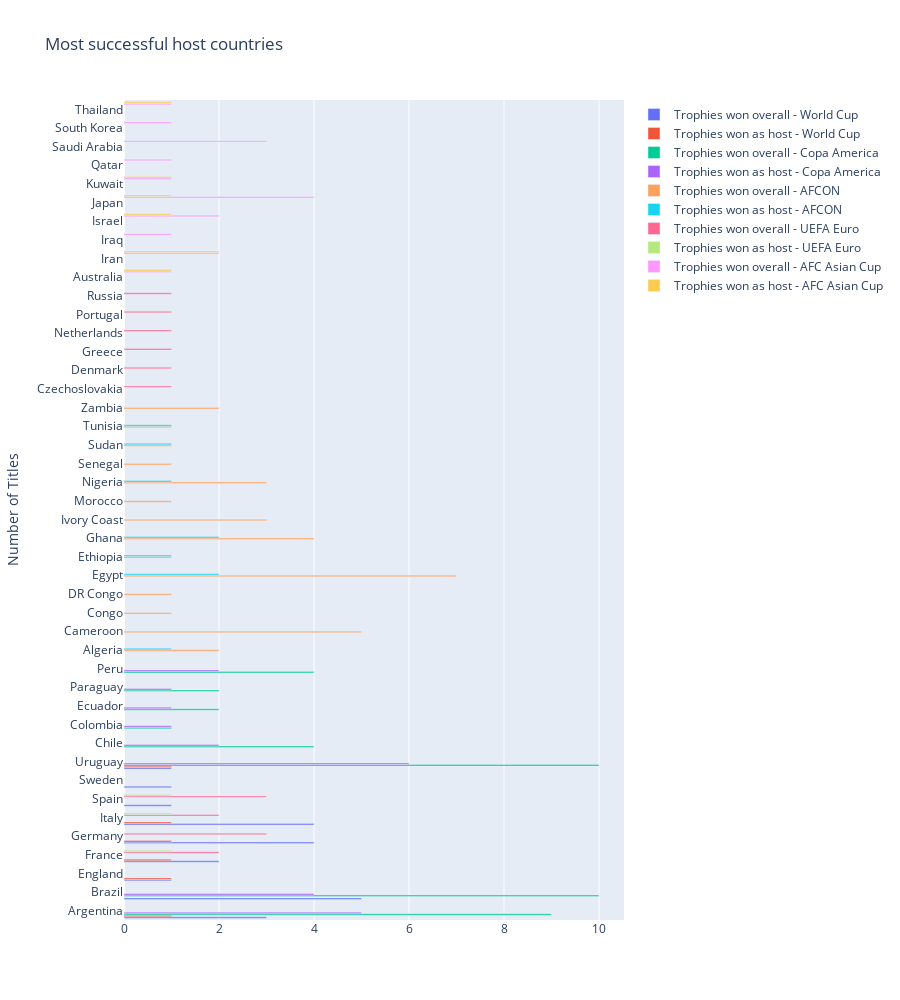

Here is the notebook cell this chart was saved with:
### Code cell
import plotly.graph_objs as go
import plotly.offline as pyo

# Create a single plot with horizontal bar subplots
fig_host_trophies = go.Figure()

# Add horizontal bar plots to the single plot
fig_host_trophies.add_trace(go.Bar(y=world_cup_champions_df['Winner'], x=world_cup_champions_df['Trophies won overall'], orientation='h', name='Trophies won overall - World Cup'))
fig_host_trophies.add_trace(go.Bar(y=world_cup_champions_df['Winner'], x=world_cup_champions_df['Trophies won as host'], orientation='h', name='Trophies won as host - World Cup'))
fig_host_trophies.add_trace(go.Bar(y=copa_america_champions_df['Winner'], x=copa_america_champions_df['Trophies won overall'], orientation='h', name='Trophies won overall - Copa America'))
fig_host_trophies.add_trace(go.Bar(y=copa_america_champions_df['Winner'], x=copa_america_champions_df['Trophies won as host'], orientation='h', name='Trophies won as host - Copa America'))
fig_host_trophies.add_trace(go.Bar(y=afcon_champions_df['Winner'], x=afcon_champions_df['Trophies won overall'], orientation='h', name='Trophies won overall - AFCON'))
fig_host_trophies.add_trace(go.Bar(y=afcon_champions_df['Winner'], x=afcon_champions_df['Trophies won as host'], orientation='h', name='Trophies won as host - AFCON'))
fig_host_trophies.add_trace(go.Bar(y=euros_champions_df['Winner'], x=euros_champions_df['Trophies won overall'], orientation='h', name='Trophies won overall - UEFA Euro'))
fig_host_trophies.add_trace(go.Bar(y=euros_champions_df['Winner'], x=euros_champions_df['Trophies won as host'], orientation='h', name='Trophies won as host - UEFA Euro'))
fig_host_trophies.add_trace(go.Bar(y=asian_cup_champions_df['Winner'], x=asian_cup_champions_df['Trophies won overall'], orientation='h', name='Trophies won overall - AFC Asian Cup'))
fig_host_trophies.add_trace(go.Bar(y=asian_cup_champions_df['Winner'], x=asian_cup_champions_df['Trophies won as host'], orientation='h', name='Trophies won as host - AFC Asian Cup'))

# Update layout settings
fig_host_trophies.update_layout(title='Most successful host countries', barmode='group', yaxis_title='Number of Titles')

# Set a taller height for the plot
fig_host_trophies.update_layout(height=1000)

# Show the plot
pyo.iplot(fig_host_trophies)

### Figure 1 — Plotly figure (JSON) as saved in the notebook; plotly's stock layout.template omitted (floating-point values rounded to 4 significant figures)
{"data": [{"name": "Trophies won overall - World Cup", "orientation": "h", "type": "bar", "x": [3, 5, 1, 2, 4, 4, 1, 1, 1], "y": ["Argentina", "Brazil", "England", "France", "Germany", "Italy", "Spain", "Sweden", "Uruguay"]}, {"name": "Trophies won as host - World Cup", "orientation": "h", "type": "bar", "x": [1, 0, 1, 1, 1, 1, 0, 0, 1], "y": ["Argentina", "Brazil", "England", "France", "Germany", "Italy", "Spain", "Sweden", "Uruguay"]}, {"name": "Trophies won overall - Copa America", "orientation": "h", "type": "bar", "x": [9, 10, 4, 1, 2, 2, 4, 10], "y": ["Argentina", "Brazil", "Chile", "Colombia", "Ecuador", "Paraguay", "Peru", "Uruguay"]}, {"name": "Trophies won as host - Copa America", "orientation": "h", "type": "bar", "x": [5, 4, 2, 1, 1, 1, 2, 6], "y": ["Argentina", "Brazil", "Chile", "Colombia", "Ecuador", "Paraguay", "Peru", "Uruguay"]}, {"name": "Trophies won overall - AFCON", "orientation": "h", "type": "bar", "x": [2, 5, 1, 1, 7, 1, 4, 3, 1, 3, 1, 1, 1, 2], "y": ["Algeria", "Cameroon", "Congo", "DR Congo", "Egypt", "Ethiopia", "Ghana", "Ivory Coast", "Morocco", "Nigeria", "Senegal", "Sudan", "Tunisia", "Zambia"]}, {"name": "Trophies won as host - AFCON", "orientation": "h", "type": "bar", "x": [1, 0, 0, 0, 2, 1, 2, 0, 0, 1, 0, 1, 1, 0], "y": ["Algeria", "Cameroon", "Congo", "DR Congo", "Egypt", "Ethiopia", "Ghana", "Ivory Coast", "Morocco", "Nigeria", "Senegal", "Sudan", "Tunisia", "Zambia"]}, {"name": "Trophies won overall - UEFA Euro", "orientation": "h", "type": "bar", "x": [1, 1, 2, 3, 1, 2, 1, 1, 1, 3], "y": ["Czechoslovakia", "Denmark", "France", "Germany", "Greece", "Italy", "Netherlands", "Portugal", "Russia", "Spain"]}, {"name": "Trophies won as host - UEFA Euro", "orientation": "h", "type": "bar", "x": [0, 0, 1, 0, 0, 1, 0, 0, 0, 1], "y": ["Czechoslovakia", "Denmark", "France", "Germany", "Greece", "Italy", "Netherlands", "Portugal", "Russia", "Spain"]}, {"name": "Trophies won overall - AFC Asian Cup", "orientation": "h", "type": "bar", "x": [1, 2, 1, 2, 4, 1, 1, 3, 1, 1], "y": ["Australia", "Iran", "Iraq", "Israel", "Japan", "Kuwait", "Qatar", "Saudi Arabia", "South Korea", "Thailand"]}, {"name": "Trophies won as host - AFC Asian Cup", "orientation": "h", "type": "bar", "x": [1, 2, 0, 1, 1, 1, 0, 0, 0, 1], "y": ["Australia", "Iran", "Iraq", "Israel", "Japan", "Kuwait", "Qatar", "Saudi Arabia", "South Korea", "Thailand"]}], "layout": {"barmode": "group", "height": 1000, "title": {"text": "Most successful host countries"}, "yaxis": {"title": {"text": "Number of Titles"}}}}
